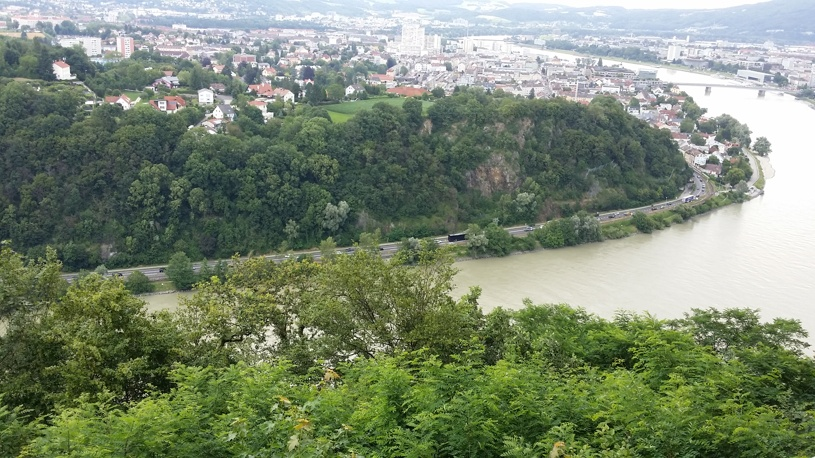
#> input picture Unit_4/0001.jpg, 815 x 458 px
$ python a2_ex2.py
#> lines starting #> are read from the running program, lines starting #| are printed output that depends on the picture
#> further down, im is the input picture: PIL image 815x458 RGB; mean R, G, B 123.1, 135.9, 112.8
#| (815, 458)
### Unit_4/a2_ex1.py
import numpy as np
from PIL import Image
import matplotlib.image as mplimg
from matplotlib import cm


def to_grayscale(pil_image: np.ndarray) -> np.ndarray:
    # check if the shape of the pil_image is valid
    if len(pil_image.shape) == 2:
        return pil_image[None]  # image is already in grayscale
    elif len(pil_image.shape) < 2 or len(pil_image.shape) > 3:
        raise ValueError(f"{len(pil_image.shape)} is a wrong Shape.")
    elif pil_image.shape[2] != 3:  # check the colour size
        raise ValueError(f"{pil_image.shape[2]} is an invalid colour size")

    # calculate the grayscale
    image_norm = pil_image/255
    r = image_norm[:, :, 0]
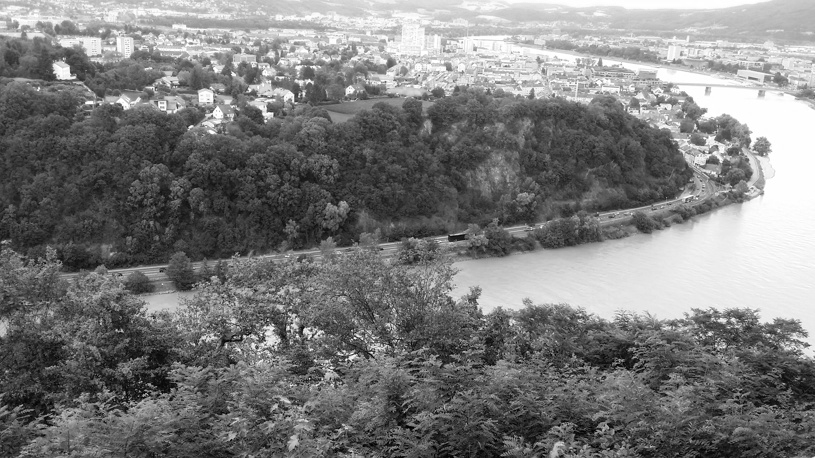
#> r: shape (458, 815) float64; min 0, max 1, mean 0.483
    g = image_norm[:, :, 1]
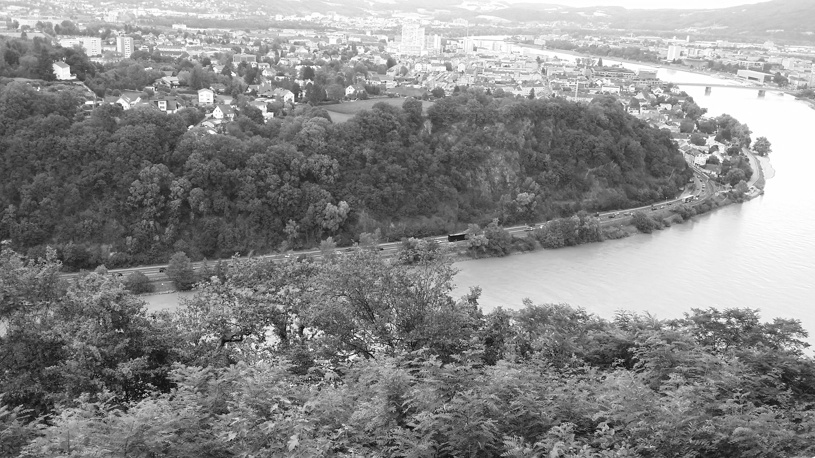
#> g: shape (458, 815) float64; min 0.0118, max 1, mean 0.533
    b = image_norm[:, :, 2]
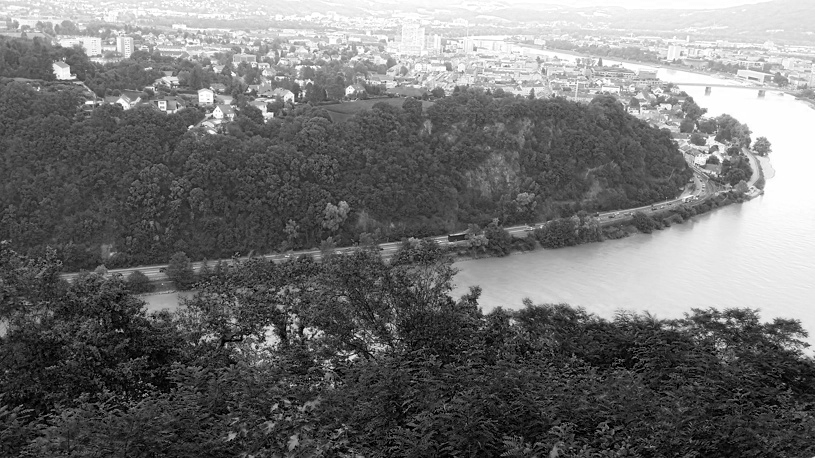
#> b: shape (458, 815) float64; min 0, max 1, mean 0.442

    r_lin = np.where(r <= 0.04045, r/12.92, ((r+0.055)/1.055)**2.4)
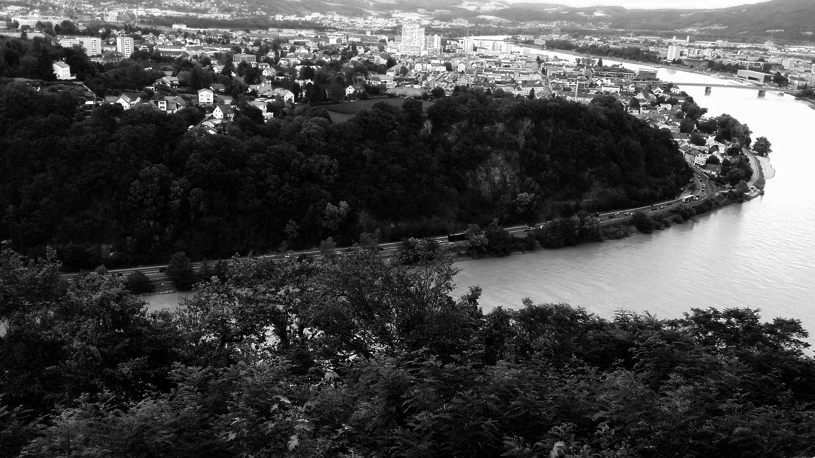
#> r_lin: shape (458, 815) float64; min 0, max 1, mean 0.278
    g_lin = np.where(g <= 0.04045, g/12.92, ((g+0.055)/1.055)**2.4)
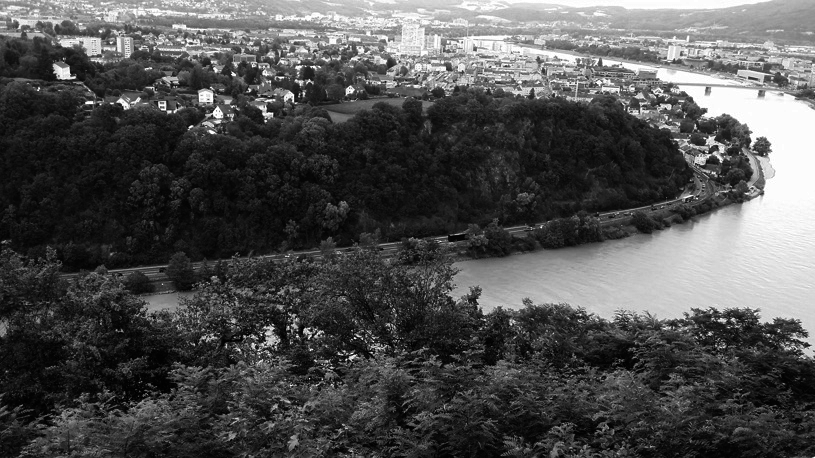
#> g_lin: shape (458, 815) float64; min 0.000911, max 1, mean 0.314
    b_lin = np.where(b <= 0.04045, b/12.92, ((b+0.055)/1.055)**2.4)
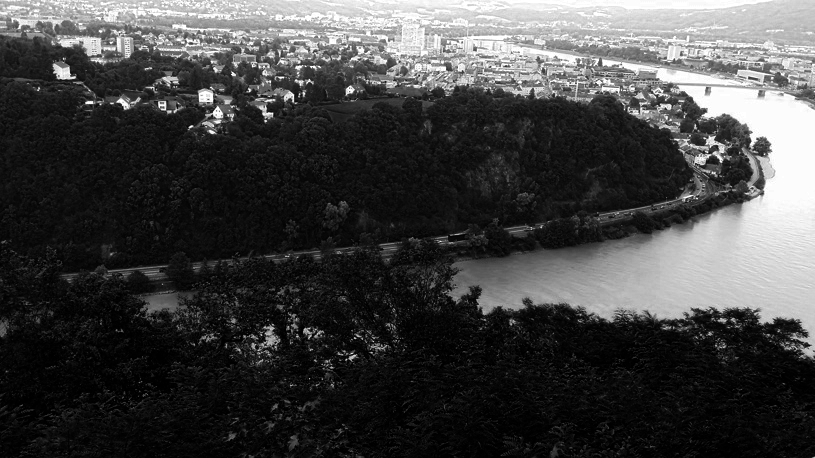
#> b_lin: shape (458, 815) float64; min 0, max 1, mean 0.263

    y_lin = 0.2126*r_lin + 0.7152*g_lin + 0.0722*b_lin
    y = np.where(y_lin <= 0.0031308, y_lin*12.92, 1.055*y_lin**(1/2.4)-0.055)
    y = y*255

    # change to the correct datatype
    if np.issubdtype(pil_image.dtype, np.integer):
        y = y.astype(int)
    elif np.issubdtype(pil_image, np.floating):
        y = y.astype(float)

    # add an extra Dimension in the beginning so that the shape is (1,W,H)
    y = y[None]

    # print("y_final = ", y[0])
    # print(y.shape)

    # save the image
    mplimg.imsave('decorators_with_at.jpg', np.uint8(y[0]), cmap=cm.gray)

    return y


# [5 lines that do not run on import are left out]

### Unit_4/a2_ex2.py
import numpy as np
from PIL import Image
from a2_ex1 import to_grayscale
from matplotlib import cm
import matplotlib.image as mplimg

def prepare_image(image: np.ndarray, x: int, y: int, width: int, height: int, size: int) -> tuple[np.ndarray, np.ndarray, np.ndarray]:
    # check from the input values
#> called with image = array of shape (1, 458, 815), x = 100, y = 300, width = 100, height = 100, size = 6
    if len(image.shape) != 3:
        raise ValueError(f"the image is not an 3D array")
    g, h, w = image.shape
#> g = 1; h = 458; w = 815
    if x + width > w or x < 0:
        raise ValueError(f"the pixelated area would exceed the input image width")
    if y + height > h or y < 0:
        raise ValueError(f"the pixelated area would exceed the input image height")
    if height < 2 or width < 2 or size < 2:
        raise ValueError("height, width or size are too small")


    # The original target array
    target_array = image[0, x:x+width, y:y+height]
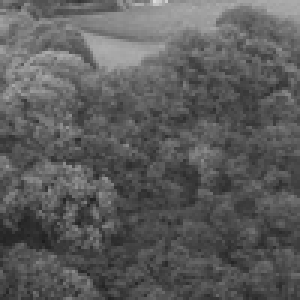
#> target_array: shape (100, 100) int64 (shown 3 times larger); min 28, max 219, mean 91.7
    pixelated_image = image.copy()

    # pixeling
    for y_i in range(y, y + height, size):
        # y correction at the end of the array
        kor_y = 0
        if y_i + size > y + width:
            kor_y = y_i + size - (y + height)
        for x_i in range(x, x+width, size):
            # x correction at the end of the array
            kor_x = 0
            if x_i+size > x+width:
                kor_x = x_i+size - (x+width)

            # set the mean value
            mean = np.mean(image[0, x_i:x_i+size-kor_x, y_i:y_i+size-kor_y])
            pixelated_image[0, x_i:x_i+size-kor_x, y_i:y_i+size-kor_y] = mean

    # generate the known array
    known_array = np.where(image == pixelated_image, True, False)

    # [5 lines of commented-out code are left out]
    mplimg.imsave('pixeled.jpg', np.uint8(pixelated_image[0]), cmap=cm.gray)
    return (pixelated_image, known_array, target_array)


if __name__ == "__main__":
    imag_path = "0001.jpg"
    with Image.open(imag_path) as im:
        print(im.size)
        gray_im = to_grayscale(np.array(im))
    print(prepare_image(gray_im, 100, 300, 100, 100, 6))
#> (printed output is left out)
